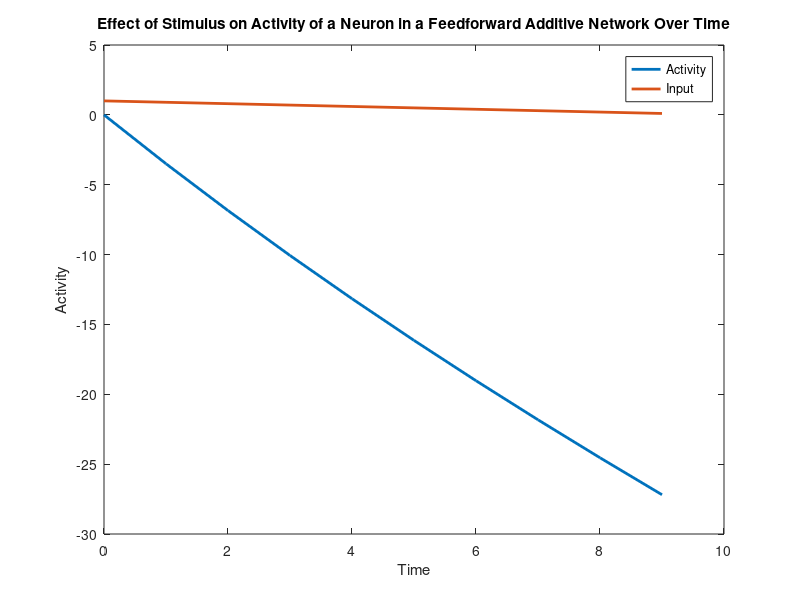

Reproduce this figure in MATLAB. (Note: this script raises an error after producing the figure.)
%%% part a 
close all
A = 0.1;
B = 1;
x = zeros(1,10);
I = [1.0, 0.9, 0.8, 0.7, 0.6, 0.5, 0.4, 0.3, 0.2, 0.1];
time = [0,1,2,3,4,5,6,7,8,9,10];
index2 = [0,1,2,3,4,5,6,7,8,9];

%%additive

dxdt = [];
%get x values for each time through Euler's method
for i=1:9
    sumExceptI = sum(I) - I(i);
    disp(B-sumExceptI)
    dxdt(i) = (-A * x(i)) + (B * I(i)) - sumExceptI;
    x(i+1) = x(i) + (dxdt(i));
end
disp("additive x")
disp(x)
%plot x
%FIGURE 1
figure;
plot(index2,x,'LineWidth',2)
hold on
plot(index2,I,'LineWidth',2)
title("Effect of Stimulus on Activity of a Neuron in a Feedforward Additive Network Over Time")
xlabel("Time")
ylabel("Activity")
legend("Activity","Input")
%normalize + plot X
X = normalized(x);
disp("normalized additive")
disp(X)
%FIGURE 2
figure;
plot(index2,X,'LineWidth',2)
hold on
plot(index2,I,'LineWidth',2)
title("Normalized Activity of Additive Feedforward Network in Response to Stimulus Over Time")
xlabel("Time")
ylabel("Activity")
legend("Activity","Input")

%%shunting
x = zeros(1,10);
dxdt=[];
for i=1:9
    sumExceptI = sum(I) - I(i);
    dxdt(i) = (-A * x(i)) + ((B - x(i)) * I(i)) - (x(i) * sumExceptI);
    x(i+1) = x(i) + (dxdt(i));
end
disp("shunting x")
disp(x)
%plot x
%FIGURE 3
figure;
plot(index2,x,'LineWidth',2)
hold on
plot(index2,I,'LineWidth',2)
title("Effect of Stimulus on Activity of a Neuron in a Feedforward Shunting Network Over Time")
xlabel("Time")
ylabel("Activity")
legend("Activity","Input")
%normalize + plot X
X = normalized(x);
disp("normalized shunting")
disp(X)
%FIGURE 4
figure;
plot(index2,X,'LineWidth',2)
hold on
plot(index2,I,'LineWidth',2)
xlabel("Time")
ylabel("Activity")
title("Normalized Activity of Shunting Feedforward Network in Response to Stimulus Over Time")
legend("Activity","Input")
%%
%%%part c
%close all
A = 0.1;
B = 1;
x = zeros(1,10);
dxdt = [];
I = [1.0, 0.9, 0.8, 0.7, 0.6, 0.5, 0.4, 0.3, 0.2, 0.1];
time = [0,1,2,3,4,5,6,7,8,9,10];
index2 = [0,1,2,3,4,5,6,7,8,9];

%get x values for each time through Euler's method
for i=1:9
    sumExceptI = sum(I) - I(i);
    disp(B-sumExceptI)
    dxdt(i) = (-A * x(i)) + ((B - x(i)) * I(i)) - sumExceptI;
    x(i+1) = x(i) + (dxdt(i));
end

%plot x
%FIGURE 5
figure;
plot(index2,x,'LineWidth',2)
hold on
plot(index2,I,'LineWidth',2)
title("Effect of Stimulus on Activity of a Neuron in a Modified Feedforward Additive Network")
xlabel("Time")
ylabel("Activity")
legend("Activity","Input")

%normalize + plot X
X = normalized(x);
disp("normalized shunting")
disp(X)
%FIGURE 6
figure;
plot(index2,X,'LineWidth',2)
hold on
plot(index2,I,'LineWidth',2)
xlabel("Time")
ylabel("Activity")
title("Normalized Activity of Shunting Feedforward Network in Response to Stimulus Over Time")
legend("Activity","Input")

%%
%%%%%%%%%%%%%%%%%%%%%%%%%%%
%%part d
close all
A = 0.1;
B = 1;
x = zeros(1,10);
dxdt = [];
time = [0,1,2,3,4,5,6,7,8,9,10];
index2 = [0,1,2,3,4,5,6,7,8,9];

I1 = [0.1,0.1,0.1,0.1,0.1,0.8,0.8,0.8,0.8,0.8];
I2 = [0.1,0.1,0.1,0.1,0.8,0.8,0.1,0.1,0.1,0.1];
I3 = [0.1,0.1,0.8,0.8,0.8,0.8,0.8,0.8,0.1,0.1];
I4 = [0.1,0.2,0.3,0.4,0.5,0.6,0.7,0.8,0.9,1.0];

for i=1:9
    sumExceptI = sum(I4) - I4(i);
    %disp(B-sumExceptI)
    dxdt(i) = (-A * x(i)) + ((B - x(i)) * I4(i)) - (x(i) * sumExceptI);
    x(i+1) = x(i) + (dxdt(i));
end

disp("compare d to this old one without coeffs")
disp(x)

%plot x
% figure;
% plot(index2,x,'LineWidth',2)
% hold on
% plot(index2,I1,'LineWidth',2)
% title("Shunting Equation 1 with Input A")
% xlabel("Time")
% ylabel("Activity")
% legend("Activity","Input")

%normalize + plot X
X = normalized(x);
disp("normalized shunting")
disp(X)
%FIGURE 
index3 = [5,6,7,8,9,10,11,12,13,14];
figure;
plot(index3,X,'LineWidth',2)
hold on
xlabel("Time")
ylabel("Activity")

%modified
I1 = [0.1,0.1,0.1,0.1,0.1,0.1,0.1,0.1,0.1,0.8,0.8,0.8,0.8,0.8,0.8,0.8,0.8,0.8];
I2 = [0.1,0.1,0.1,0.1,0.1,0.1,0.1,0.1,0.8,0.8,0.1,0.1,0.1,0.1,0.1,0.1,0.1,0.1];
I3 = [0.1,0.1,0.1,0.1,0.1,0.1,0.8,0.8,0.8,0.8,0.8,0.8,0.1,0.1,0.1,0.1,0.1,0.1];
I4 = [0.1,0.1,0.1,0.1,0.1,0.2,0.3,0.4,0.5,0.6,0.7,0.8,0.9,1.0,1.0,1.0,1.0,1.0];

x = zeros(1,10);
dxdt = [];
A = 0.1;
B = 10;

%new shunting - I1
for i=1+4:9+4
    k = i - 4;
    t = i + 4;
    prodC = 0;
    prodE = 0;
    sumC = 0;
    sumE = 0;
    for j=k:t
        text = [' this is number ',num2str(j), ' out of ', num2str(t -k)];
        disp(text)
        curC = exp((-(j-i)^2)/4)
        curE = 0.5 * exp((-(j-i)^2)/16)
        prodC = curC * I4(j)
        prodE = curE * I4(j)
        sumC = sumC + prodC
        sumE = sumE + prodE
    end
    dxdt(i) = (-A * x(i)) + ((B - x(i)) * prodC) - (x(i) * prodE)
    x(i+1) = x(i) + (dxdt(i))
end
%plot x
% figure;
% plot(x,'LineWidth',2)
% hold on
% plot(I1,'LineWidth',2)
% title("shunt2 I1")
% xlabel("Time")
% ylabel("Activity")
% legend("Activity","Input")

%normalize + plot X
X = normalized(x);
disp("normalized shunting")
disp(X)
%FIGURE 6
% figure;
plot(X,'LineWidth',2)
hold on
plot(I4,'LineWidth',2)
xlabel("Time")
ylabel("Activity")
title("Normalized Activity of Two Feedforward Shunting Networks in Response to Stimulus D Over Time")
legend("Equation 3","Equation 4","Input D")


%%%%%%%%%%%%%%%
%%

%new shunting - I2
for i=1+4:9+4
    k = i - 4;
    t = i + 4;
    prodC = 0;
    prodE = 0;
    sumC = 0;
    sumE = 0;
    for j=k:t
        text = [' this is number ',num2str(j), ' out of ', num2str(t -k)];
        disp(text)
        curC = exp((-(j-i)^2)/4)
        curE = 0.5 * exp((-(j-i)^2)/16)
        prodC = curC * I2(j)
        prodE = curE * I2(j)
        sumC = sumC + prodC
        sumE = sumE + prodE
    end
    dxdt(i) = (-A * x(i)) + ((B - x(i)) * prodC) - (x(i) * prodE)
    x(i+1) = x(i) + (dxdt(i))
end
%plot x
figure;
plot(x,'LineWidth',2)
hold on
plot(I2,'LineWidth',2)
title("shunt I2")
xlabel("Time")
ylabel("Activity")
legend("Activity","Input")


x = zeros(1,10);
dxdt = [];

%new shunting - I1
for i=1+4:9+4
    k = i - 4;
    t = i + 4;
    prodC = 0;
    prodE = 0;
    sumC = 0;
    sumE = 0;
    for j=k:t
        text = [' this is number ',num2str(j), ' out of ', num2str(t -k)];
        disp(text)
        curC = exp((-(j-i)^2)/4)
        curE = 0.5 * exp((-(j-i)^2)/16)
        prodC = curC * I3(j)
        prodE = curE * I3(j)
        sumC = sumC + prodC
        sumE = sumE + prodE
    end
    dxdt(i) = (-A * x(i)) + ((B - x(i)) * prodC) - (x(i) * prodE)
    x(i+1) = x(i) + (dxdt(i))
end
%plot x
figure;
plot(x,'LineWidth',2)
hold on
plot(I3,'LineWidth',2)
title("shunt I3")
xlabel("Time")
ylabel("Activity")
legend("Activity","Input")


x = zeros(1,10);
dxdt = [];

%new shunting - I1
for i=1+4:9+4
    k = i - 4;
    t = i + 4;
    prodC = 0;
    prodE = 0;
    sumC = 0;
    sumE = 0;
    for j=k:t
        text = [' this is number ',num2str(j), ' out of ', num2str(t -k)];
        disp(text)
        curC = exp((-(j-i)^2)/4)
        curE = 0.5 * exp((-(j-i)^2)/16)
        prodC = curC * I4(j)
        prodE = curE * I4(j)
        sumC = sumC + prodC
        sumE = sumE + prodE
    end
    dxdt(i) = (-A * x(i)) + ((B - x(i)) * prodC) - (x(i) * prodE)
    x(i+1) = x(i) + (dxdt(i))
end
%plot x
figure;
plot(x,'LineWidth',2)
hold on
plot(I4,'LineWidth',2)
title("shunt I4")
xlabel("Time")
ylabel("Activity")
legend("Activity","Input")

%%
%%C AND E
y=[];
for i=0.1:0.1:10
    pos=int16(i/.1);
    y(pos) = exp(-(i^2) / 4);
end
figure;
plot(y,'LineWidth',2)

z=[];
for i=0.1:0.1:10
    pos=int16(i/.1);
    z(pos) = 0.5 * exp(-(i^2) / 16);
end
hold on
plot(z,'LineWidth',2)
title("Varying Distance-Dependent Receptive Field Coefficient Values for Changing |k-i|")
ylabel("Value")
xlabel("|k - i|")
legend("C","E")
%% defining functions
%additive for part a
function dxdt = additive(A, x, B, I)
    for i=1:10
        sumExceptI = sum(I) - I(i);
        dxdt(i) = (-A * x(i)) + (B * I(i)) - sumExceptI;
    end
end

%shunting for part a
function dxdt = shunting(A, x, B, I)
    for i=1:10
        sumExceptI = sum(I) - I(i);
        dxdt(i) = (-A * x(i)) + (I(i) * (B - x(i))) - (x(i) * sumExceptI);
    end
end

%normalized for part a
function X = normalized(x)
    for i=1:size(x,2)
        X(i) = x(i)/sum(x);
    end
end

%additive for part c
function dxdt = additive2(A, x, B, I)
    for i=1:10
        sumExceptI = sum(I) - I(i);
        dxdt(i) = (-A * x(i)) + ((B - x(i)) * I(i)) - sumExceptI;
    end
end

%shunting for part d
function dxdt = shunting2(A, x, B, I, C, E)
    for i=1:10
        sumExceptI = sum(I) - I(i);
        dxdt(i) = (-A * x(i)) + (I(i) * (B - x(i))) - (x(i) * sumExceptI);
    end
end